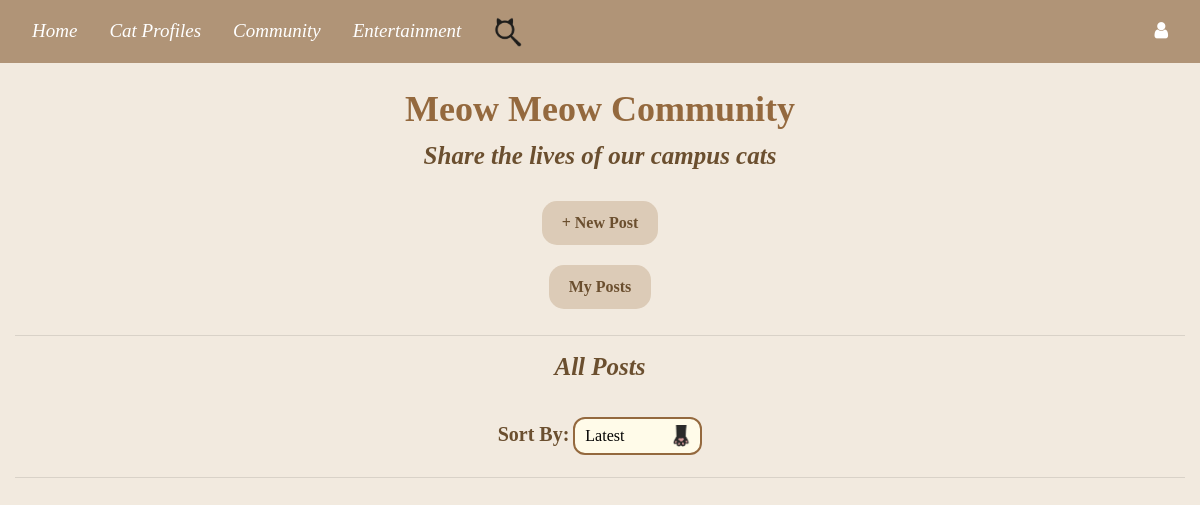
The app's page /hashtag/Fluffy, older data.
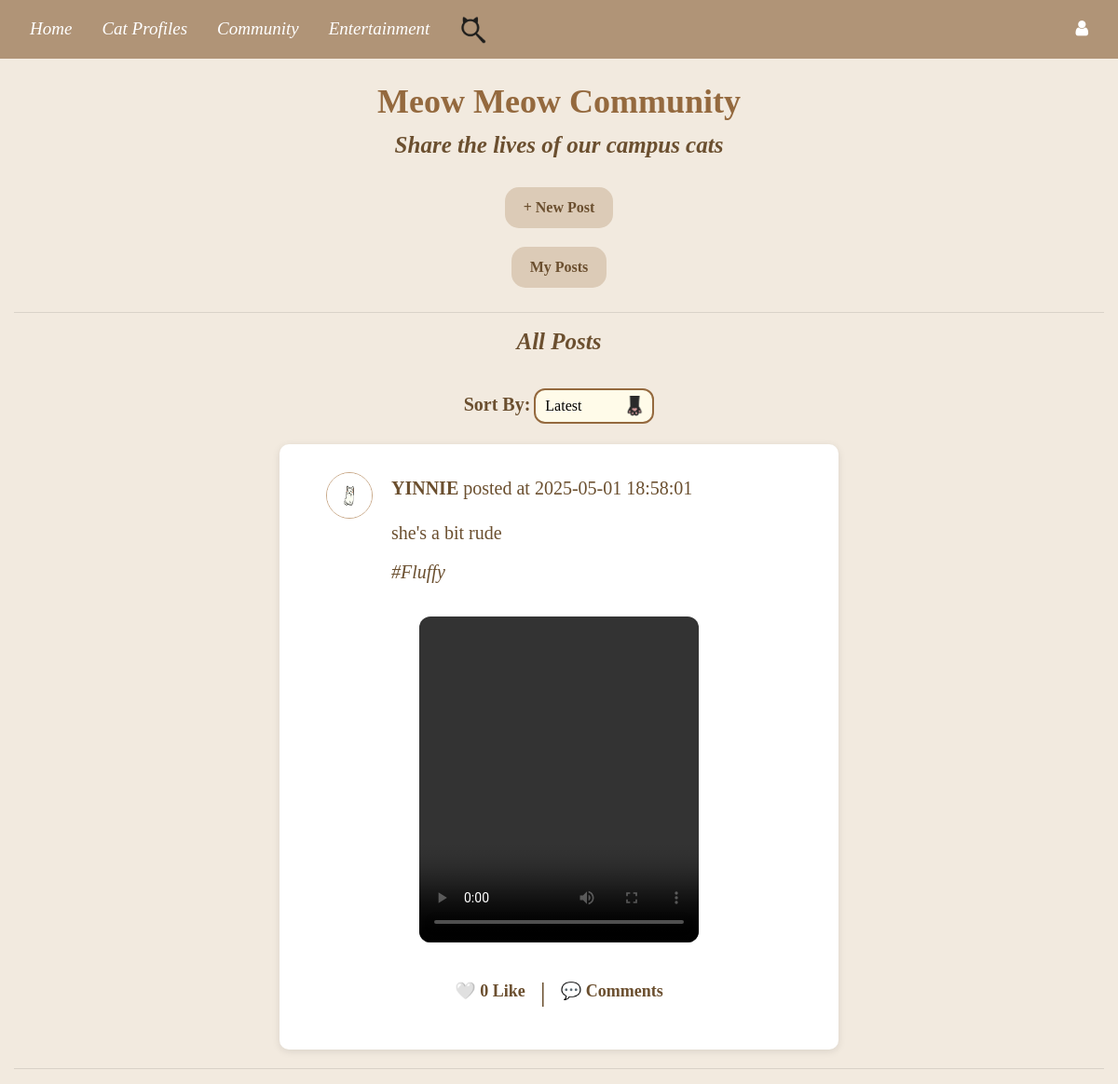
The same page, newer data.
### tables this page shows
CREATE TABLE "post" (
	"post_id"	INTEGER,
	"user_id"	INTEGER,
	"content"	TEXT,
	"media_type"	TEXT,
	"media_url"	TEXT,
	"created_at"	TIMESTAMP DEFAULT CURRENT_TIMESTAMP,
	"updated_at"	TIMESTAMP DEFAULT CURRENT_TIMESTAMP,
	"cat_hashtag"	TEXT,
	PRIMARY KEY("post_id"),
	FOREIGN KEY("user_id") REFERENCES "user"("id") ON DELETE CASCADE
);

### Website/community.py (the view)
@community_bp.route('/hashtag/<string:hashtag>')
def hashtag_posts(hashtag):
    sort = request.args.get('sort', 'date_desc')
    conn = get_db_connection()
    if sort == 'date_asc':
        order_by = 'post.created_at ASC'
    elif sort == 'date_desc':
        order_by = 'post.created_at DESC'
    elif sort == 'likes_desc':
        order_by = 'like_count DESC'
    else:
        order_by = 'post.created_at DESC'
    posts = conn.execute(
        f'''
        SELECT post.*, user.name, user.profile_picture,
            COUNT(likes.id) AS like_count,
            CASE
                WHEN EXISTS (
                    SELECT 1 FROM likes
                    WHERE likes.post_id = post.post_id AND likes.user_id = ?
                ) THEN 1
                ELSE 0
            END AS liked_by_current_user
        FROM post
        JOIN user ON post.user_id = user.id
        LEFT JOIN likes ON post.post_id = likes.post_id
        WHERE post.cat_hashtag = ?
        GROUP BY post.post_id
        ORDER BY {order_by}
        ''',
        (current_user.id if current_user.is_authenticated else -1, hashtag)
    ).fetchall()
    conn.close()
    return render_template('community_index.html',user=current_user, posts=posts, sort=sort, cat_names=get_cat_names())

### Website/community.py (called while the page is built)
def get_db_connection():
    db_path = os.path.join(os.path.dirname(__file__), '..', 'instance', 'datebase.db')
    db_path = os.path.abspath(db_path)
    conn = sqlite3.connect(db_path)
    conn.row_factory = sqlite3.Row
    return conn

def get_cat_names():
    db_path = os.path.join(os.path.dirname(__file__), '..', 'instance', 'cat_profiles.db')
    if not os.path.exists(db_path):
        return []
    conn = sqlite3.connect(db_path)
    conn.row_factory = sqlite3.Row
    cursor = conn.cursor()
    cursor.execute('SELECT name FROM profiles')
    cat_names = [row['name'] for row in cursor.fetchall()]
    conn.close()
    return cat_names

### Website/templates/community_index.html (shortened to what this page needs)
{% extends "base.html" %}
{% block content %}
<h1>Meow Meow Community</h1>
<h2>Share the lives of our campus cats</h2>
<div class="button-container">
    <button onclick ="openModal()" >+ New Post</button>
    <button onclick="window.location.href='{{ url_for('community.my_posts') }}'" >My Posts</button>
</div>
<hr>
<h2>All Posts</h2>
<div class="sort-container" >
    <label for="sort-by">Sort By: </label>
    <select id="sort-by" onchange="sortPosts()">
        <option value="date_desc" {% if sort == 'date_desc' %}selected{% endif %}>Latest</option>
    </select>
</div>
{% for post in posts %}
    <div class="post" onclick="window.location.href='/post/{{ post['post_id'] }}'">
        <div class="post-info">
            <img class="profile-picture" src="{{ url_for('static', filename='Userprofile/' + (post['profile_picture'] if post['profile_picture'] else 'default_profilepic.png')) }}" alt="Avatar">
            <p><strong>{{ post['name'] }}</strong> posted at {{ post['created_at'] }}</p>
        </div>
        <p class="post-content">{{ post['content'] }}</p>
            {% if post['cat_hashtag'] %}
                <p class="post-content">
                    <a href="{{ url_for('community.hashtag_posts', hashtag=post['cat_hashtag']) }}">#{{ post['cat_hashtag'] }}</a>
                </p>
            {% endif %}
        <div class="media">
            {% if post['media_url'] %}
                {% set ext = post['media_url'].rsplit('.', 1)[1].lower() %}
                {% if ext in ['jpg', 'jpeg', 'png', 'gif'] %}
                    <img src="{{ url_for('static', filename=post['media_url']) }}" alt="Image">
                {% elif ext in ['mp4', 'mov', 'avi'] %}
                    <video controls>
                        <source src="{{ url_for('static', filename=post['media_url']) }}" type="video/{{ ext }}">
                    </video>
                {% endif %}
            {% endif %}
        </div>
        <div class="post-actions">
            <form id="like-form-{{ post['post_id'] }}" action="{{ url_for('community.like_post' if not post['liked_by_current_user'] else 'community.unlike_post', post_id=post['post_id']) }}" method="post" style="display:inline;">
                <button type="submit" class="post-action-button">
                    {% if post['liked_by_current_user'] %}
                        ❤️
                    {% else %}
                        🤍
                    {% endif %}
                    {{ post['like_count'] }} Like
                </button>
            </form>
            <span class="separator">|</span>
            <button class="post-action-button">
                💬 Comments
            </button>
        </div>
    </div>
{% endfor %}
<hr>
{% endblock %}

Row changes from the older to the newer data that the page shows:
now on this page (row edited): post: name "YINNIE", created_at "2025-05-01 18:58:01", content "she's a bit rude", cat_hashtag "Fluffy", like_count "0"
